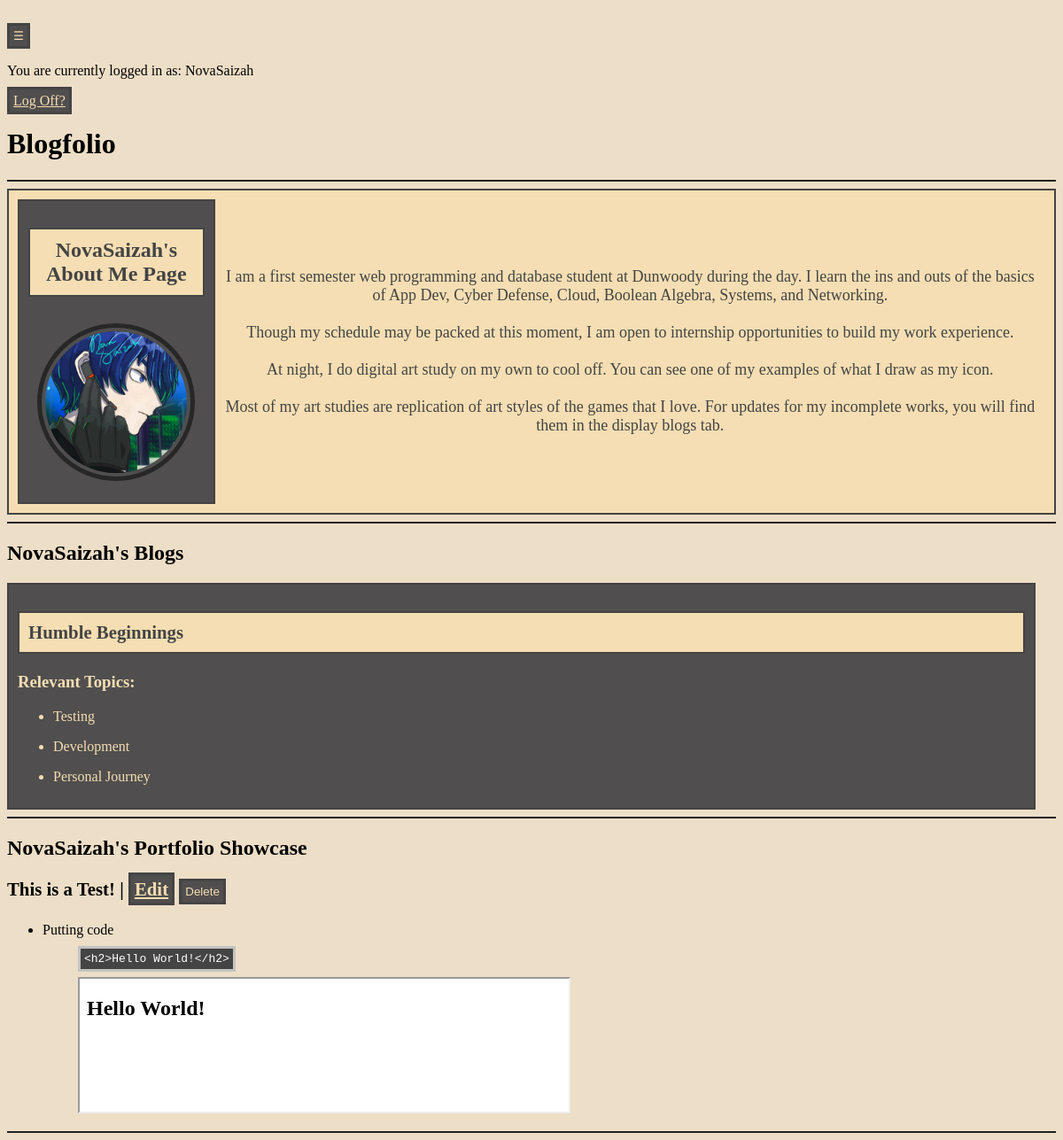
Page /aboutme/NovaSaizah (signed in) on the committed database.
### app.py (models this page shows)
class Users(db.Model, UserMixin):
    id = db.Column(db.Integer, primary_key=True)
    Username = db.Column(db.String(100), unique=True, nullable=False)
    Password = db.Column(db.String(100), nullable= False)
    is_admin = db.Column(db.Boolean, default=False)
    comments = db.relationship('Comments', backref='user', lazy=True, cascade='all, delete-orphan', passive_deletes=True)
    aboutme = db.relationship('AboutMe', backref='user', lazy=True)
    blogs = db.relationship('Blogs', backref='user', lazy=True, cascade='all, delete-orphan', passive_deletes=True)
    categories = db.relationship('Categories', backref='user', lazy=True)

class Pictures(db.Model):
    PictureID = db.Column(db.Integer, primary_key=True)
    FileNamePFP = db.Column(db.String, nullable=False)
    UserID = db.Column(db.Integer, db.ForeignKey('users.id'), nullable=False)
    aboutme = db.relationship('AboutMe', backref='pictures', lazy=True)

class AboutMe(db.Model):
    ProfileID = db.Column(db.Integer, primary_key=True)
    UserID = db.Column(db.Integer, db.ForeignKey('users.id'), nullable=False)
    PictureID = db.Column(db.Integer, db.ForeignKey('pictures.PictureID'), nullable=True, default=None)
    Description = db.Column(db.Text, nullable=False)

class Blogs(db.Model):
    BlogID = db.Column(db.Integer, primary_key=True)
    BlogName = db.Column(db.String(100), nullable=False)
    BlogContents = db.Column(db.String, nullable=False)
    Timestamp = db.Column(db.DateTime, default=datetime.utcnow)
    UserID = db.Column(db.Integer, db.ForeignKey('users.id'), nullable=False)
    author = db.relationship('Users', backref='blog', foreign_keys=[UserID])
    categoryships = db.relationship('Categoryship', backref='blog', lazy=True, cascade='all, delete-orphan', passive_deletes=True)
    comments = db.relationship('Comments', backref='blog', lazy=True, cascade='all, delete-orphan', passive_deletes=True)
    image_paths = db.relationship('BlogImage', backref='blog', lazy=True, cascade='all, delete-orphan', passive_deletes=True)

class Categoryship(db.Model):
    CategoryshipID = db.Column(db.Integer, primary_key=True)
    BlogID = db.Column(db.Integer, db.ForeignKey('blogs.BlogID', ondelete='CASCADE'), nullable=False)
    CategoryID = db.Column(db.Integer, db.ForeignKey('categories.CategoryID'), nullable=False)

class Categories(db.Model):
    CategoryID = db.Column(db.Integer, primary_key=True)
    CategoryName = db.Column(db.String(100), nullable=False)
    UserID = db.Column(db.Integer, db.ForeignKey('users.id'), nullable=False)
    categoryships = db.relationship('Categoryship', backref='category', lazy=True)

class Portfolio(db.Model):
    PortfolioID = db.Column(db.Integer, primary_key=True)
    Title = db.Column(db.String(100), nullable=False)
    Description = db.Column(db.Text, nullable=False)
    CodeSnippet = db.Column(db.Text, nullable=True)
    ImagePath = db.Column(db.String, nullable=True)
    Timestamp = db.Column(db.DateTime, default=datetime.utcnow)
    UserID = db.Column(db.Integer, db.ForeignKey('users.id'), nullable=False)
    author = db.relationship('Users', backref='portfolio')

### app.py (the view)
@app.route('/aboutme/<username>')
@login_required
def about_me(username):
    user = Users.query.filter_by(Username=username).first_or_404()
    picture = Pictures.query.filter_by(UserID=user.id).order_by(Pictures.PictureID.desc()).first()
    aboutme = AboutMe.query.filter_by(UserID=user.id).order_by(AboutMe.ProfileID.desc()).first()
    blogs = Blogs.query.filter_by(UserID=user.id).order_by(Blogs.Timestamp.desc()).all()
    portfolios = Portfolio.query.order_by(Portfolio.Timestamp.desc()).all()
    return render_template('about_me.html', user=user, aboutme=aboutme, blogs=blogs, picture=picture, portfolios=portfolios)

### app.py (called while the page is built)
@login_manager.user_loader
def load_user(user_id):
    return Users.query.get(int(user_id))

### templates/about_me.html (shortened to what this page needs)
{% extends "base.html" %}
{% block content %}
    <hr>
    <section class="AboutMeCenter">
        <section class="PictureBox">
                <h2 style="border: 2px solid #444; padding:10px; background-color: wheat;">{{ user.Username }}'s About Me Page</h2>
            {% if picture %}
                <img src="{{ url_for('static', filename='profileuploads/' ~ picture.FileNamePFP) }}" alt="Profile Picture" id="PFP" name="PFP"
                style="border: 5px solid #272727ff; border-radius: 60%; max-width: 160px; max-height: 160px; height: 160px; width: 180px;">
            {% else %}
                <p style="color: wheat;">No profile picture yet.</p>
            {% endif %}
        </section>
            {% if aboutme %}
                <p style="padding: 10px; font-size:18px;">{{ aboutme.Description | replace('\n', '<br>') | safe }}</p>
            {% else %}
                <p>No bio yet. Go and <a href="{{ url_for('settings') }}">create</a> one!</p>
            {% endif %}
    </section>
    <hr>
    <h2>{{ user.Username }}'s Blogs</h2>
        {% for blog in blogs %}
            <section class="blogs">
                <h3 style="font-size: 1.3em;"><a href="{{ url_for('blog_display', blog_id=blog.BlogID) }}" class="ui">{{ blog.BlogName }}</a></h3>
                <h3>Relevant Topics:</h3>
                {% for categoryship in blog.categoryships %}
                    <ul>
                        <li>{{ categoryship.category.CategoryName }}</li>
                    </ul>
                {% endfor %}
            </section>
            <hr>
        {% else %}
            <p>No blogs yet. Go and <a href="{{ url_for('add_blog') }}">create</a> one!</p>
            <hr>
        {% endfor %}
    <h2>{{user.Username}}'s Portfolio Showcase</h2>
        {% for item in portfolios %}
            <div class="portfolio-entry">
                    <h3 style="font-size: 1.3em;">
                        {{ item.Title }} |
                        {% if current_user.id == item.UserID or current_user.is_admin %}
                            <a href="{{ url_for('edit_portfolio', portfolio_id=item.PortfolioID) }}">Edit</a>
                            <form method="POST" action="{{ url_for('delete_portfolio', portfolio_id=item.PortfolioID) }}" style="display:inline;">
                                <button type="submit">Delete</button>
                            </form>
                        {% endif %}
                    </h3>
                    <ul>
                        <li><p>{{ item.Description }}</p></li>
                    <ul>
                {% if item.CodeSnippet %}
                    <pre><code>{{ item.CodeSnippet }}</code></pre>
                    <iframe srcdoc="{{ item.CodeSnippet | safe }}" style="width:50%; height:50%; background-color: white;"></iframe>
                {% endif %}
            </div>
            <hr>
            {% else %}
                <p>No portfolio entries yet. Go and <a href="{{ url_for('add_portfolio') }}">create</a> one!</p>
                <hr>
        {% endfor %}
{% endblock %}

### templates/base.html (shortened to what this page needs)
<!DOCTYPE html>
    <html lang="en">
        <head>
            <link rel="stylesheet" href="{{url_for('static', filename='style.css')}}">
        </head>
        <body>
            <header>
                <br>
                <button class="menu" id="menuToggle" aria-expanded="false" aria-controls="menuList">☰</button>
                {% if current_user.is_authenticated %}
                    <br>
                    <p>You are currently logged in as: {{current_user.Username}}</p>
                    <a href="{{ url_for('logout') }}">Log Off?</a>
                {% endif %}
                <h1>Blogfolio</h1>
            </header>
            <main>
                {% block content %}{% endblock %}
            </main>
        </body>
    </html>

### static/style.css (style rules this page uses)
img { max-width: 300px; margin: 10px; border:2px solid #444; border-radius: 6px; padding:4px; }
code { color: white; background-color: #444; border: 3px solid rgb(195, 195, 195); padding:4px; }
.blogs { display:flexbox; border: 2px solid #444; background-color: #504e4e; padding: 10px; color: wheat; width: 96%; }
body { opacity: 0; animation: bounce 0.9s forwards; background-color:rgb(237, 222, 199); }
.ui { border: 2px solid wheat; padding: 10px; background-color: wheat; color: #444; border-color: #444; text-decoration: none; display:flex; }
.AboutMeCenter { border: 2px solid #444; padding: 10px; text-align: center; display:flex; justify-content: center; align-items: center; background-color:wheat; color:#444; }
.PictureBox { border: 2px solid #444; background-color: #504e4e; padding: 10px; }
button { padding: 4px; border: 3px solid #444; background-color: #504e4e; color: wheat; }
a { padding: 4px; border: 3px solid #444; background-color: #504e4e; color: wheat; }
hr { color: #444; border: 1.5px solid #222; }

### rows in the picture
Users: Username "NovaSaizah"
Pictures: FileNamePFP (picture)
AboutMe: Description "I am a first semester web programming and database student at Dunwoody during the day. I learn the ins and outs of the basics of App Dev, Cyber Defense, Cloud, Boolean Algebra, Systems, and Networking. Though my schedule may be packed at this moment, I am open to internship opportunities to build my work experience. At night, I do digital art study on my own to cool off. You can see one of my examples of what I draw as my icon. Most of my art studies are replication of art styles of the games that I love. For updates for my incomplete works, you will find them in the display blogs tab."
Blogs: BlogName "Humble Beginnings"
Categoryship: category.CategoryName "Testing"
Categoryship: category.CategoryName "Development"
Categoryship: category.CategoryName "Personal Journey"
Portfolio: Title "This is a Test!", Description "Putting code", CodeSnippet "<h2>Hello World!</h2>"
